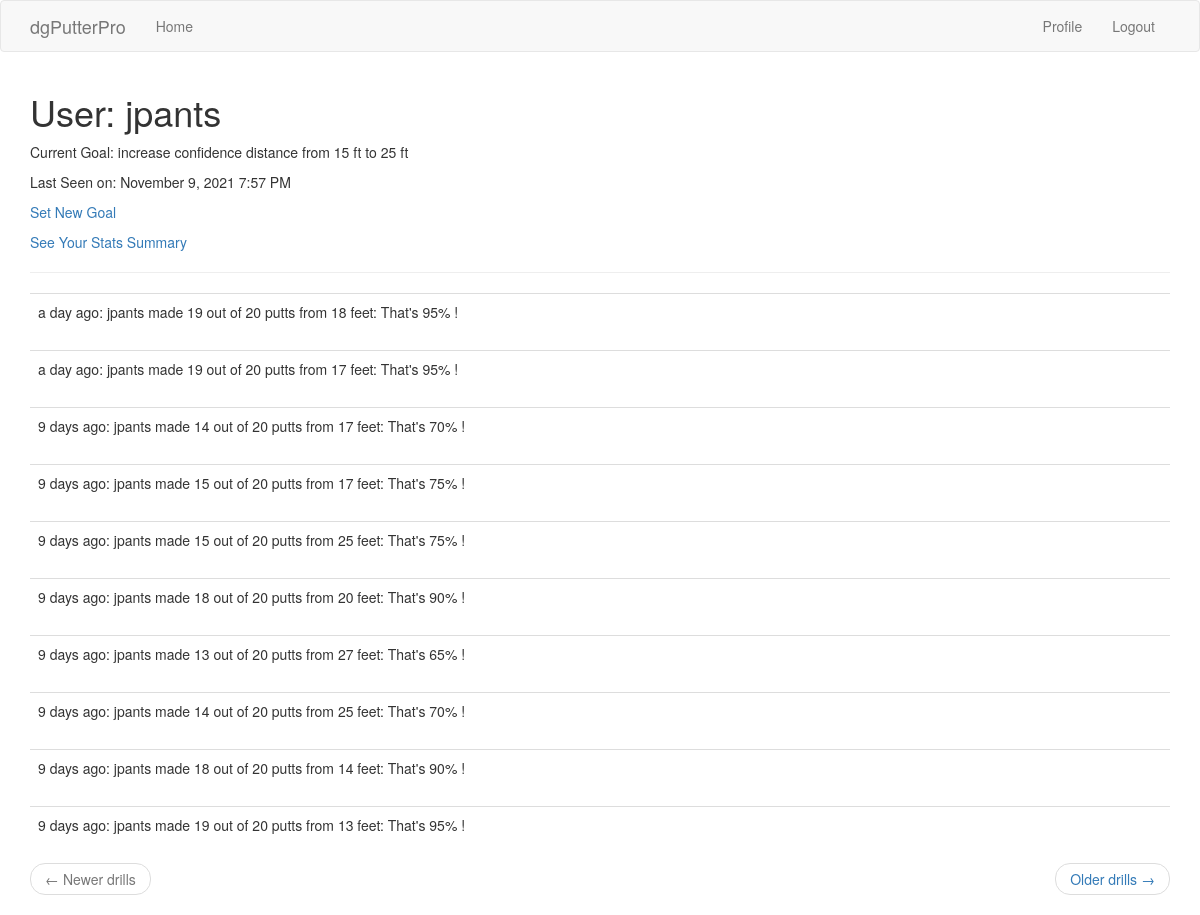
The app's page /user/jpants (signed in), older data.
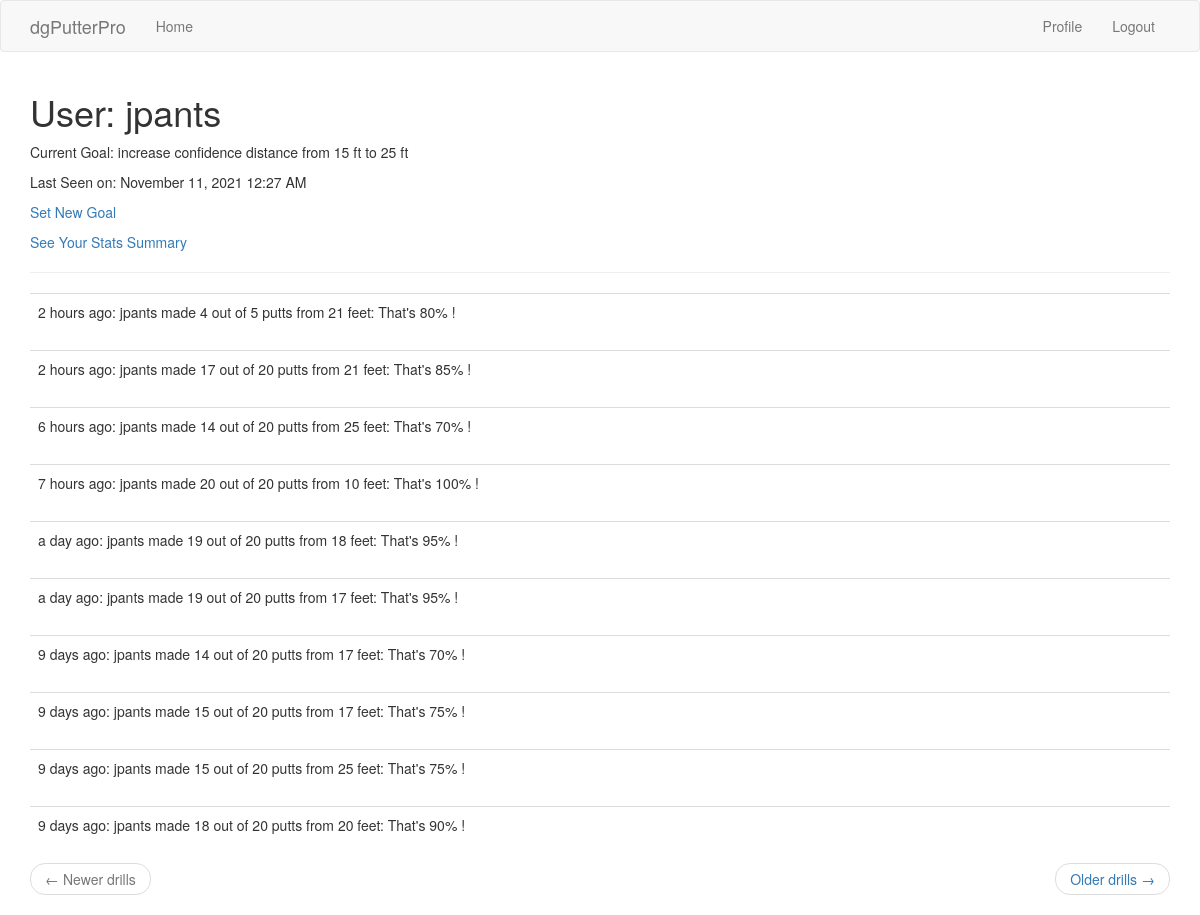
The same page, newer data.
### app/models.py (models this page shows, shortened)
class User(UserMixin, db.Model):
    id = db.Column(db.Integer, primary_key=True)
    username = db.Column(db.String(64), index=True, unique=True)
    email = db.Column(db.String(120), index=True, unique=True)
    password_hash = db.Column(db.String(128))
    drills = db.relationship('Drill', backref='user', lazy='dynamic')
    current_goal = db.Column(db.String(140))
    last_seen = db.Column(db.DateTime, default=datetime.utcnow)

class Drill(db.Model):
    id = db.Column(db.Integer, primary_key=True)
    user_id = db.Column(db.Integer, db.ForeignKey('user.id'))
    timestamp = db.Column(db.DateTime, index=True, default=datetime.utcnow)
    putt_distance = db.Column(db.Integer)
    number_attempts = db.Column(db.Integer)
    number_putts_made = db.Column(db.Integer)
    CheckConstraint(number_putts_made <= number_attempts)

### app/main/routes.py (the view)
@bp.route('/user/<username>')
@login_required
def user(username):
    user = User.query.filter_by(username=username).first_or_404()
    page = request.args.get('page', 1, type=int)
    drills = user.drills.order_by(Drill.timestamp.desc()).paginate(page, current_app.config['DRILLS_PER_PAGE'], False)
    next_url = url_for('main.user', username=user.username, page=drills.next_num) \
        if drills.has_next else None
    prev_url = url_for('main.user', username=user.username, page=drills.prev_num) \
        if drills.has_prev else None
    return render_template('user.html', user=user, drills=drills.items, next_url=next_url, prev_url=prev_url)

### app/main/routes.py (called while the page is built)
@bp.before_app_request
def before_request():
    if current_user.is_authenticated:
        current_user.last_seen = datetime.utcnow()
        db.session.commit()

### app/models.py (called while the page is built)
@login.user_loader
def load_user(id):
    return User.query.get(int(id))

### app/templates/user.html
{% extends "base.html" %}
{% block app_content %}
    <h1>User: {{ user.username }}</h1>
    {% if user.current_goal %}<p>Current Goal: {{ user.current_goal }}</p>{% endif %}
    {% if user.last_seen %}
        <p>Last Seen on: {{ moment(user.last_seen).format('LLL') }}</p>
    {% endif %}
    {% if user == current_user %}
        <p><a href="{{ url_for('main.edit_goal') }}">Set New Goal</a> </p>
        <p><a href="{{ url_for('main.stats', username=current_user.username) }}">See Your Stats Summary</a></p>
    {% endif %}
    <hr>
    {% for drill in drills %}
        {% include '_drill.html' %}
    {% endfor %}
    <nav aria-label="...">
        <ul class="pager">
            <li class="previous{% if not prev_url %} disabled{% endif %}">
                <a href="{{ prev_url or '#' }}">
                    <span aria-hidden="true">&larr;</span> Newer drills
                </a>
            </li>
            <li class="next{% if not next_url %} disabled{% endif %}">
                <a href="{{ next_url or '#' }}">
                    Older drills <span aria-hidden="true">&rarr;</span>
                </a>
            </li>
        </ul>
    </nav>
{% endblock %}

### app/templates/_drill.html
<table class="table table-hover">
    <tr valign="top">
        <td>
            {{ moment(drill.timestamp).fromNow() }}: {{ drill.user.username }} made {{ drill.number_putts_made }}
            out of {{ drill.number_attempts }} putts
            from {{ drill.putt_distance }} feet:
            That's {{ (drill.number_putts_made / drill.number_attempts * 100) |round|int}}% !
        </td>
    </tr>
</table>

Row changes from the older to the newer data that the page shows:
no longer on this page (row unchanged): Drill: timestamp "9 days ago", user.username "jpants", number_putts_made "13", number_attempts "20", putt_distance "27", number_putts_made+number_attempts "65"
no longer on this page (row unchanged): Drill: timestamp "9 days ago", user.username "jpants", number_putts_made "14", number_attempts "20", putt_distance "25", number_putts_made+number_attempts "70"
no longer on this page (row unchanged): Drill: timestamp "9 days ago", user.username "jpants", number_putts_made "18", number_attempts "20", putt_distance "14", number_putts_made+number_attempts "90"
no longer on this page (row unchanged): Drill: timestamp "9 days ago", user.username "jpants", number_putts_made "19", number_attempts "20", putt_distance "13", number_putts_made+number_attempts "95"
changed User "jpants": last_seen "November 9, 2021 7:57 PM" → "November 11, 2021 12:27 AM"
added Drill: timestamp "2 hours ago", user.username "jpants", number_putts_made "4", number_attempts "5", putt_distance "21", number_putts_made+number_attempts "80"
added Drill: timestamp "2 hours ago", user.username "jpants", number_putts_made "17", number_attempts "20", putt_distance "21", number_putts_made+number_attempts "85"
added Drill: timestamp "6 hours ago", user.username "jpants", number_putts_made "14", number_attempts "20", putt_distance "25", number_putts_made+number_attempts "70"
added Drill: timestamp "7 hours ago", user.username "jpants", number_putts_made "20", number_attempts "20", putt_distance "10", number_putts_made+number_attempts "100"
